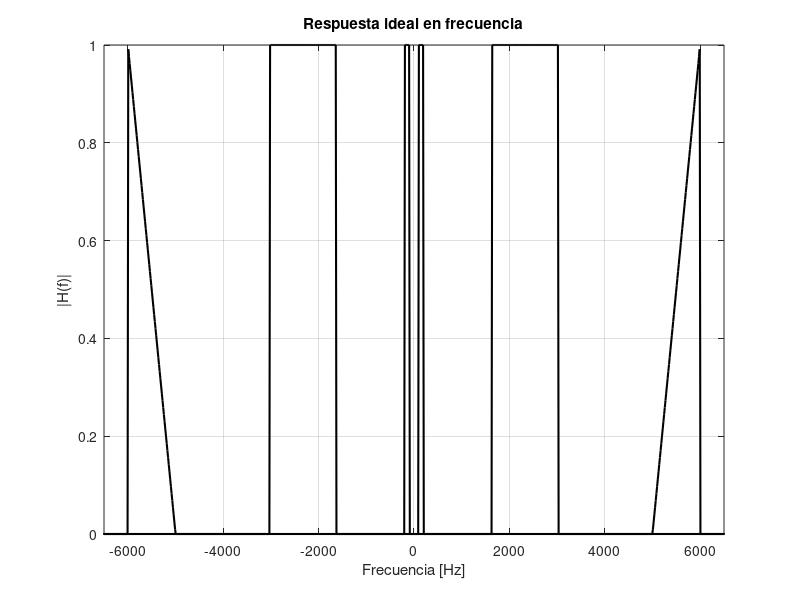
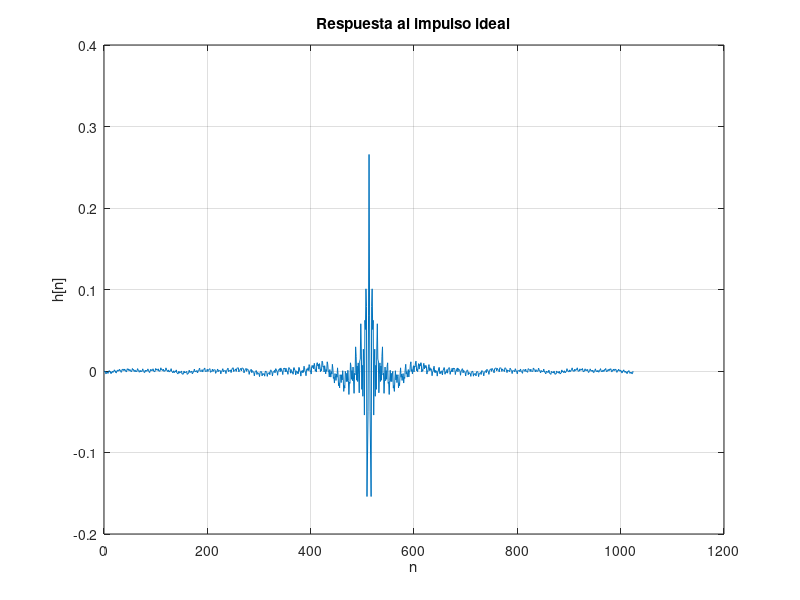

Write MATLAB code to recreate these figures, in order.
close all;
clear;
clc;

fm = 15000;
N = 1024;
t = (0:N-1)/fm;

## Vector de frecuencias
f = zeros(1,N);
for k = 0:N-1
    if k < N/2
        f(k+1) = k*fm/N;
    else
        f(k+1) = (k-N)*fm/N;
    endif
endfor

## Respuesta ideal en frecuencia
H = zeros(1,N);
for k = 1:N
    fk = abs(f(k));
    ## Banda [100,200]
    if fk >= 100 && fk <= 200
        H(k) = 1;
    endif
    ## Banda [1640,3028]
    if fk >= 1640 && fk <= 3028
        H(k) = 1;
    endif
    ## Banda [5000,6000]
    if fk >= 5000 && fk <= 6000
        H(k) = (fk - 5000)/(6000 - 5000);
    endif

endfor

figure(1);
plot(f,H,'k','LineWidth',1.5);
title('Respuesta ideal en frecuencia');
xlabel('Frecuencia [Hz]');
ylabel('|H(f)|');
grid on;
xlim([-6500 6500]);

## Respuesta al impulso ideal
h_ideal = real(ifft(H));

## Centrar
h_ideal = [h_ideal(N/2+1:N) h_ideal(1:N/2)];

figure(2);
plot(h_ideal);
title('Respuesta al impulso ideal');
xlabel('n');
ylabel('h[n]');
grid on;
